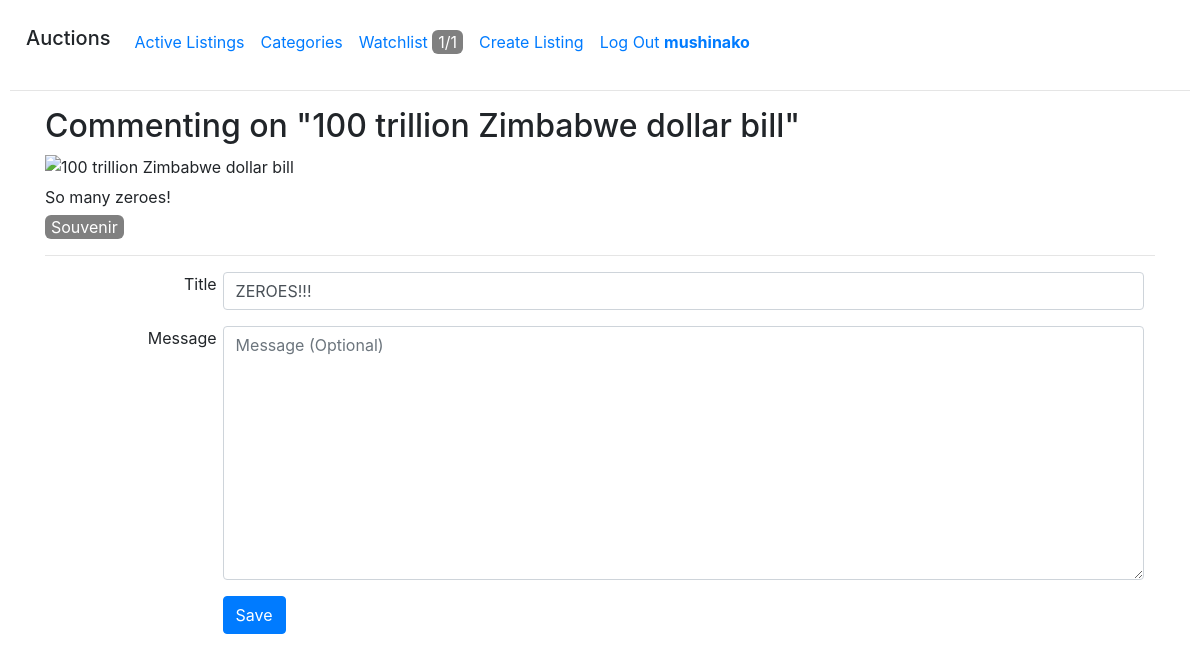
/comment/edit/1 (signed in), run on the app's committed database.
### auctions/models.py (models this page shows, shortened)
class User(AbstractUser):
    def __str__(self) -> str:
        return f"{self.username}"

class Listing(models.Model):
    active = models.BooleanField(default=True)
    title = models.CharField(max_length=64)
    description = models.CharField(max_length=1024, blank=True)
    starting_bid = models.PositiveIntegerField()
    image_url = models.URLField(blank=True)
    categories = models.ManyToManyField(
        Category, related_name="listings", blank=True)
    created_by = models.ForeignKey(User, on_delete=models.CASCADE)
    creation_time = models.DateTimeField(auto_now_add=True, blank=True)
    watched_by = models.ManyToManyField(
        User, related_name="watchlist", blank=True, through="Watch")

class Category(models.Model):
    name = models.CharField(max_length=64)
    def __str__(self) -> str:
        return f"{self.name}"

class Comment(models.Model):
    user = models.ForeignKey(
        User, on_delete=models.CASCADE, related_name="comments")
    listing = models.ForeignKey(
        Listing, on_delete=models.CASCADE, related_name="comments")
    title = models.CharField(max_length=64)
    content = models.CharField(max_length=1024, blank=True)
    creation_time = models.DateTimeField(auto_now_add=True, blank=True)

### auctions/views/render.py (the view)
# urls.py: path("comment/edit/<int:com_id>", views.comment_edit, name="comment-edit"),
def comment_edit(request: HttpRequest, com_id: int) -> HttpResponse:
    try:
        com = Comment.objects.get(id=com_id)
    except Comment.DoesNotExist as err:
        return _404(request, err)
    if com.user != request.user:
        return _403(request)
    comment_form = CommentForm(initial={
        "_id": com.id,
        "title": com.title,
        "content": com.content,
    })
    lt: Listing.objects = com.listing
    return render(request, "auctions/comment.html", {
        "lt": lt,
        "comment_form": comment_form,
        "post_url": "edit-comment",
    })

### auctions/views/form.py
class CommentForm(IdForm):
    title = forms.CharField(
        max_length=64, widget=forms.TextInput(attrs={
            "placeholder": "Title",
            "class": "form-control",
        }), label="Title", label_suffix="")
    content = forms.CharField(
        max_length=1024, required=False, widget=forms.Textarea(attrs={
            "placeholder": "Message (Optional)",
            "class": "form-control",
        }), label="Message", label_suffix="")

### auctions/context_processors.py (called while the page is built)
def wishlist_length(request: HttpRequest) -> Dict[str, str]:
    user = request.user
    if user.is_authenticated:
        lt_manager: Listing.objects = user.watchlist
        len_wishlist = lt_manager.all().count()
        len_wishlist_active = lt_manager.filter(active=True).count()
    else:
        len_wishlist = len_wishlist_active = 0
    return {
        "wishlist_len": f"{len_wishlist_active}/{len_wishlist}"
    }

### auctions/templates/auctions/comment.html (shortened to what this page needs)
{% extends "auctions/layout.html" %}
{% load static %}
{% block head %}
    <link href="{% static 'auctions/css/comment.css' %}" rel="stylesheet">
{% endblock head %}
{% block body %}
    {% if lt %}
        <div>
            <h2>Commenting on "{{ lt.title }}"</h2>
            {% include "auctions/snippets/lt/image.html" %}
            {% include "auctions/snippets/lt/description.html" %}
            {% include "auctions/snippets/lt/categories.html" %}
            <hr>
            {% if user.is_authenticated %}
                {% include "auctions/snippets/lt/comment-block/comment.html" %}
            {% else %}
                <div class="auth-required">Log in to add a comment!</div>
            {% endif %}
        </div>
    {% else %}
        <h2>Requested listing does not exist!</h2>
    {% endif %}
{% endblock body %}

### auctions/templates/auctions/layout.html (shortened to what this page needs)
{% load static %}
<!DOCTYPE html>
<html lang="en">
    <head>
        <link rel="stylesheet" href="https://stackpath.bootstrapcdn.com/bootstrap/4.4.1/css/bootstrap.min.css">
        <link href="{% static 'auctions/css/styles.css' %}" rel="stylesheet">
        {% block head %}
        {% endblock head %}
    </head>
    <body>
        <nav class="navbar navbar-expand">
            <h1 class="navbar-brand">Auctions</h1>
            <ul class="nav navbar-nav">
                <li class="nav-item">
                    <a class="nav-link" href="{% url 'index' %}">Active Listings</a>
                </li>
                <li class="nav-item">
                    <a class="nav-link" href="{% url 'categories' %}">Categories</a>
                </li>
                {% if user.is_authenticated %}
                    <li class="nav-item">
                        <a class="nav-link" href="{% url 'watchlist' %}">
                            Watchlist
                            <span class="wishlist-len">{{ wishlist_len }}</span>
                        </a>
                    </li>
                    <li class="nav-item">
                        <a class="nav-link" href="{% url 'new' %}">Create Listing</a>
                    </li>
                {% endif %}
                {% if user.is_authenticated %}
                    <li class="nav-item">
                        <a class="nav-link" href="{% url 'logout' %}">
                            Log Out
                            <span class="login">
                                <strong>{{ user.username }}</strong>
                            </span>
                        </a>
                    </li>
                {% endif %}
            </ul>
        </nav>
        <hr>
        <main class="container">
            {% block body %}
            {% endblock body %}
        </main>
    </body>
</html>

### auctions/templates/auctions/snippets/lt/description.html
{% if lt.description %}
    <div class="lt-description">{{ lt.description }}</div>
{% endif %}

### auctions/templates/auctions/snippets/lt/categories.html
<div class="lt-categories">
    {% if lt.active %}
        {% for cat in lt.categories.all|dictsort:'name' %}
            <span class="content">
                <a href="{% url 'category' cat %}">{{ cat }}</a>
            </span>
        {% endfor %}
    {% else %}
        <span class="content inactive">Inactive</span>
    {% endif %}
</div>

### auctions/templates/auctions/snippets/lt/comment-block/comment.html (shortened to what this page needs)
<form action="{% url post_url %}" method="POST" class="lt-form-comment">
    {% for field in comment_form.visible_fields %}
        <div class="form-group row">
            <div class="form-label">
                {{ field.label_tag }}
            </div>
            <div class="form-input">
                {{ field }}
            </div>
        </div>
    {% endfor %}
    <div class="row">
        <div class="form-label"></div>
        <div class="form-input">
            <button type="submit" class="btn btn-primary">Save</button>
        </div>
    </div>
</form>

### auctions/static/auctions/css/styles.css (style rules this page uses)
body { padding: 10px; }
a.nav-link { display: inline-block; }
.row { margin-left: 0; margin-right: 0; }
.form-label { padding: 0 6px; text-align: right; width: 16%; }
.form-input { width: 83%; }
.wishlist-len, .lt-categories .content { color: white; display: inline-block; padding: 0 6px; border-radius: 6px; background-color: grey; }
.lt-categories .content a { color: white; text-decoration: none; }
.lt-description { padding: 6px 0; }

### data on the page
User: username "mushinako"
Listing: title "100 trillion Zimbabwe dollar bill", description "So many zeroes!"
Category: name "Souvenir"
Comment: visible_fields "ZEROES!!!"

### other printed values
{{ wishlist_len }} "1/1"
{{ field.label_tag }} "Title" "Message"
